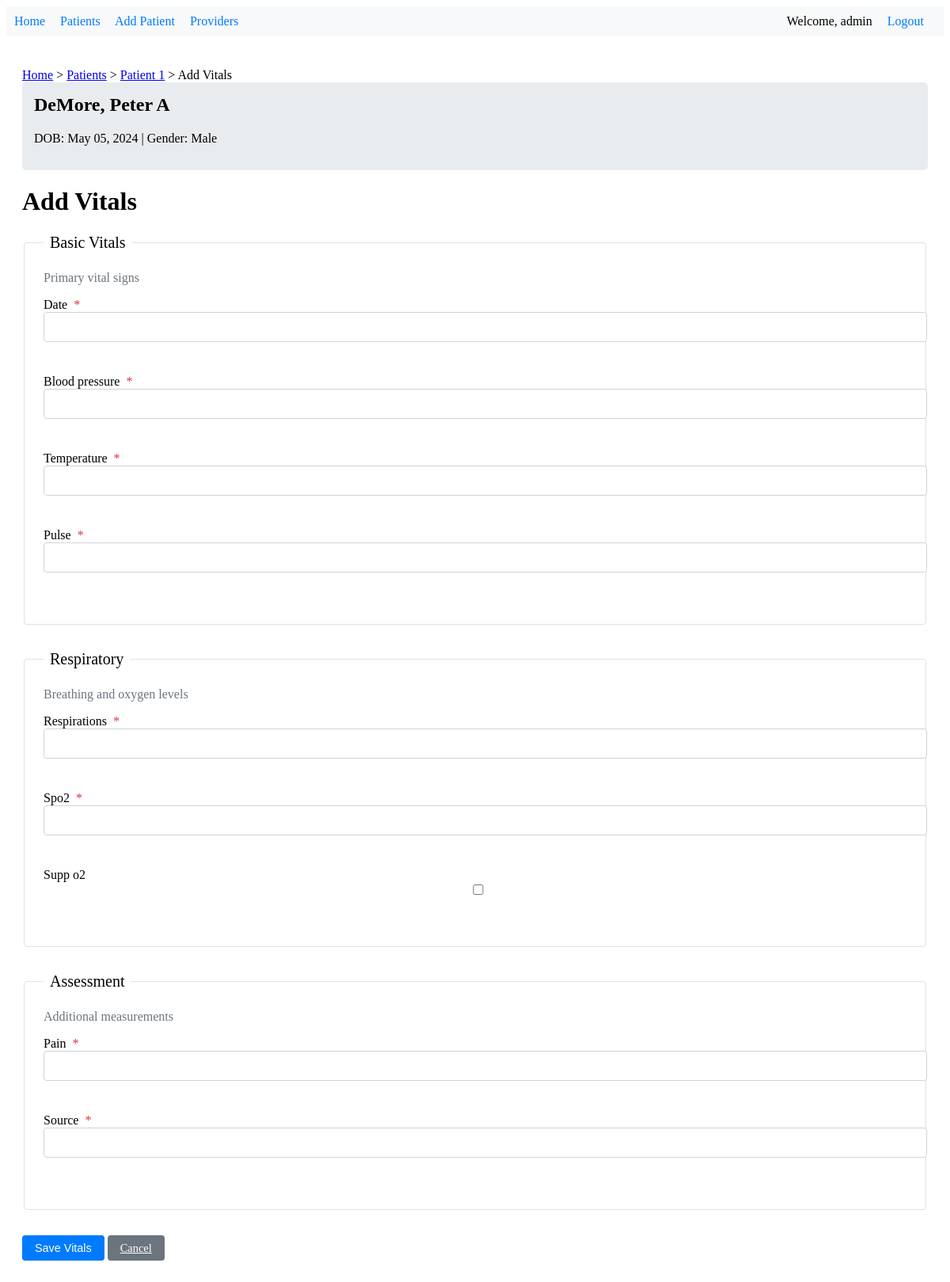
The app's page /patient/1/vitals/add/ (signed in) with its own data.
### patient_records/models.py (models this page shows, shortened)
class Patient(models.Model):
    GENDER_CHOICES = [
        ('M', 'Male'),
        ('F', 'Female'),
        ('O', 'Other'),
    ]
    id = models.AutoField(primary_key=True)
    date = models.DateField()
    allergies = models.TextField(blank=True, null=True)
    code_status = models.CharField(max_length=50, blank=True, null=True)
    poa_name = models.CharField(max_length=100)
    relationship = models.CharField(max_length=50, blank=True, null=True)
    poa_contact = models.CharField(max_length=100)
    veteran = models.BooleanField(default=False)
    veteran_spouse = models.BooleanField(default=False)
    marital_status = models.CharField(max_length=50, blank=True, null=True)
    street_address = models.CharField(max_length=255, blank=True, null=True)
    city = models.CharField(max_length=100, blank=True, null=True)
    state = models.CharField(max_length=100, blank=True, null=True)
    zip = models.CharField(max_length=20, blank=True, null=True)
    patient_phone = models.CharField(max_length=20, blank=True, null=True)
    patient_email = models.EmailField(blank=True, null=True)
    last_updated = models.DateTimeField(auto_now=True)
    modified_by = models.ForeignKey(User, on_delete=models.SET_NULL, null=True, blank=True)
    patient_number = models.CharField(max_length=10, unique=True, editable=False, null=True, blank=True)
    first_name = models.CharField(max_length=50, null=True, blank=True)
    middle_name = models.CharField(max_length=50, blank=True, null=True)
    last_name = models.CharField(max_length=50, null=True, blank=True)
    date_of_birth = models.DateField(null=True, blank=True)
    gender = models.CharField(max_length=1, choices=GENDER_CHOICES, null=True, blank=True)
    ssn = models.CharField(max_length=11, verbose_name="SSN", null=True, blank=True)
    height_cm = models.DecimalField(max_digits=5, decimal_places=2, verbose_name="Height (cm)", null=True, blank=True)
    height_inches = models.DecimalField(max_digits=5, decimal_places=2, verbose_name="Height (inches)", null=True, blank=True)
    def get_gender_display(self):
        return dict(self.GENDER_CHOICES).get(self.gender, 'None')

class Vitals(models.Model):
    id = models.CharField(max_length=100, primary_key=True)
    patient = models.ForeignKey(Patient, on_delete=models.CASCADE)
    date = models.DateField()
    blood_pressure = models.CharField(max_length=20)
    temperature = models.FloatField()
    spo2 = models.FloatField()
    pulse = models.IntegerField()
    respirations = models.IntegerField()
    supp_o2 = models.BooleanField(default=False)
    pain = models.IntegerField()
    source = models.CharField(max_length=100)

### patient_records/views.py (the view)
# urls.py: path('patient/<str:patient_id>/vitals/add/', views.add_vitals, name='add_vitals'),
@login_required
def add_vitals(request, patient_id):
    patient = get_object_or_404(Patient, id=patient_id)
    breadcrumbs = [
        {'label': 'Patients', 'url': reverse('patient_list')},
        {'label': f'Patient {patient.id}', 'url': reverse('patient_detail', args=[patient.id])},
        {'label': 'Add Vitals', 'url': None}
    ]
    if request.method == 'POST':
        form = VitalsForm(request.POST)
        if form.is_valid():
            vitals = form.save(commit=False)
            vitals.patient = patient
            vitals.save()
            messages.success(request, 'Vitals added successfully!')
            return redirect('patient_detail', patient_id=patient_id)
    else:
        form = VitalsForm(initial={'patient': patient})
    context = {
        'form': form,
        'patient': patient,
        'breadcrumbs': breadcrumbs,
        'form_title': 'Add Vitals',
        'submit_label': 'Save Vitals',
        'cancel_url': reverse('patient_detail', args=[patient.id]),
        'confirmation_message': 'Are you sure you want to save these vitals?'
    }
    return render(request, 'patient_records/add_vitals.html', context)

### patient_records/forms.py
class VitalsForm(SectionedForm):
    class Meta:
        model = Vitals
        fields = ['date', 'blood_pressure', 'temperature', 'spo2', 'pulse',
                 'respirations', 'supp_o2', 'pain', 'source']
    def get_sections(self):
        return [
            {
                'title': 'Basic Vitals',
                'description': 'Primary vital signs',
                'fields': ['date', 'blood_pressure', 'temperature', 'pulse']
            },
            {
                'title': 'Respiratory',
                'description': 'Breathing and oxygen levels',
                'fields': ['respirations', 'spo2', 'supp_o2']
            },
            {
                'title': 'Assessment',
                'description': 'Additional measurements',
                'fields': ['pain', 'source']
            }
        ]

### patient_records/forms.py (called while the page is built)
    @property
    def sections(self):
        return self.get_sections()

### patient_records/templatetags/form_tags.py (called while the page is built)
@register.filter
def get_field(form, field_name):
    try:
        return form[field_name]
    except KeyError:
        return None

### patient_records/templatetags/patient_tags.py (called while the page is built)
@register.filter
def full_name(patient):
    if patient.middle_name:
        return f"{patient.last_name}, {patient.first_name} {patient.middle_name}"
    return f"{patient.last_name}, {patient.first_name}"

### patient_records/templates/patient_records/add_vitals.html
{% extends 'patient_records/base_form.html' %}
{% block title %}Add Vitals{% endblock %}

### patient_records/templates/components/_navigation.html
{% if user.is_authenticated %}
    <nav>
        <a href="{% url 'home' %}">Home</a>
        <a href="{% url 'patient_list' %}">Patients</a>
        <a href="{% url 'add_patient' %}">Add Patient</a>
        <a href="{% url 'provider_list' %}">Providers</a>
        <div class="user-nav">
            <span>Welcome, {{ user.username }}</span>
            <a href="{% url 'logout' %}">Logout</a>
        </div>
    </nav>
{% endif %}

### patient_records/templates/components/_patient_header.html (shortened to what this page needs)
{% load patient_tags %}
<div class="patient-header">
    <h2>{{ patient|full_name }}</h2>
    <p>
        DOB: {{ patient.date_of_birth|date:"M d, Y" }} |
        Gender: {{ patient.get_gender_display }}
    </p>
</div>

### patient_records/templates/patient_records/partials/_form_field.html (shortened to what this page needs)
<div class="field-wrapper">
    <label for="{{ field.id_for_label }}" class="form-label">
        {{ field.label }}
        {% if field.field.required %}
            <span class="required">*</span>
        {% endif %}
    </label>
    {{ field }}
    <div class="field-error" aria-live="polite">
    </div>
</div>

### patient_records/templates/patient_records/base.html (style rules this page uses)
nav { background-color: #f8f9fa; padding: 10px; margin-bottom: 20px; }
nav a { margin-right: 15px; text-decoration: none; color: #007bff; }
.user-nav { float: right; }
.user-nav span { margin-right: 15px; }
.patient-header { background-color: #e9ecef; padding: 15px; margin-bottom: 20px; border-radius: 5px; }
.patient-header h2 { margin-top: 0; }
.field-wrapper { position: relative; margin-bottom: 1rem; }
.field-error { color: #dc3545; font-size: 0.875rem; margin-top: 0.25rem; min-height: 1.5em; }
.form-label { font-weight: 500; }
.required { color: #dc3545; margin-left: 0.25rem; }
.field-wrapper { margin-bottom: 1rem; }
.required { color: #dc3545; }

### patient_records/templates/patient_records/base_form.html (style rules this page uses)
.field-wrapper { margin-bottom: 1rem; position: relative; }
.field-error { color: #dc3545; font-size: 0.875rem; margin-top: 0.25rem; min-height: 1.5em; }
.form-control { display: block; width: 100%; padding: 0.375rem 0.75rem; font-size: 1rem; line-height: 1.5; border: 1px solid #ced4da; border-radius: 0.25rem; transition: border-color 0.15s ease-in-out; }

### records on screen
Patient: middle_name+last_name+first_name "DeMore, Peter A", date_of_birth "May 05, 2024", gender "Male"

### other values on screen
{{ user.username }} "admin"
{{ breadcrumb.label }} "Patients" "Patient 1"
{{ breadcrumb.label }} "Add Vitals"
{{ section.title }} "Basic Vitals" "Respiratory" "Assessment"
{{ section.description }} "Primary vital signs" "Breathing and oxygen levels" "Additional measurements"
{{ field.label }} "Date" "Blood pressure" "Temperature" "Pulse" "Respirations" "Spo2" "Supp o2" "Pain" "Source"
{{ submit_label|default:"Save" }} "Save Vitals"
